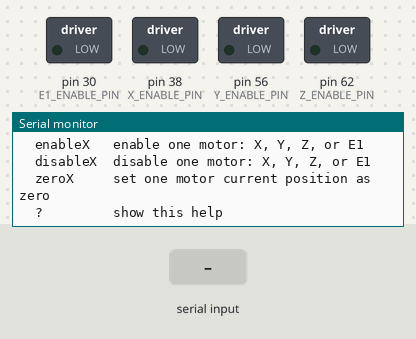
A sketch run on a simulated Arduino Mega 2560, built with avr-gcc and run on an emulated ATmega2560. Shown: switched loads named in the sketch (green lamp = pin HIGH), the last lines printed to the serial monitor. The test bench sets the inputs (shaded band).

Above: at 1.2 s.
1.3 s: "E1\n" received over Serial
At 2.3 s:
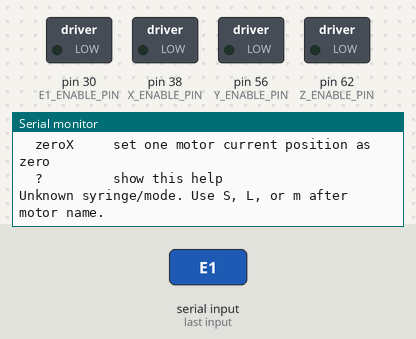
2.8 s: "enable\n" received over Serial
At 3.5 s:
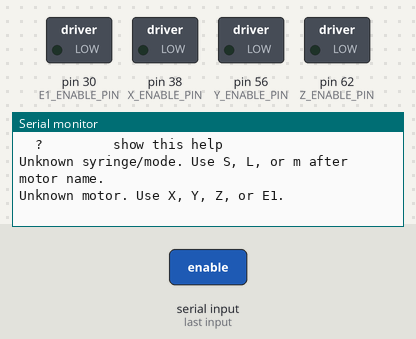
4.3 s: "90,45\n" received over Serial
At 5.6 s:
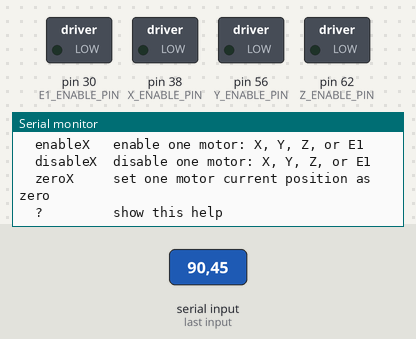

The sketch:

syringe_pump_ramps_controller.ino
```cpp
#include <AccelStepper.h>

// RAMPS 1.4 / 1.6 pins on Arduino Mega.
#define X_STEP_PIN    54
#define X_DIR_PIN     55
#define X_ENABLE_PIN  38

#define Y_STEP_PIN    60
#define Y_DIR_PIN     61
#define Y_ENABLE_PIN  56

#define Z_STEP_PIN    46
#define Z_DIR_PIN     48
#define Z_ENABLE_PIN  62

// E1 driver socket on RAMPS. E0 is not used here.
#define E1_STEP_PIN    36
#define E1_DIR_PIN     34
#define E1_ENABLE_PIN  30

AccelStepper xMotor(AccelStepper::DRIVER, X_STEP_PIN, X_DIR_PIN);
AccelStepper yMotor(AccelStepper::DRIVER, Y_STEP_PIN, Y_DIR_PIN);
AccelStepper zMotor(AccelStepper::DRIVER, Z_STEP_PIN, Z_DIR_PIN);
AccelStepper e1Motor(AccelStepper::DRIVER, E1_STEP_PIN, E1_DIR_PIN);

// ===== Mechanical settings =====
// Common 1.8 degree stepper motor: 200 full steps per revolution.
const float MOTOR_STEPS_PER_REV = 200.0;

// You said only MS2 jumper is installed.
// For TMC2208 modules in standalone mode, actual microstep behavior can vary
// by module wiring/configuration. Start with 16 and calibrate if distance is off.
const float MICROSTEPS = 16.0;

// Leadscrew travel per revolution, in mm.
// Example: T8 lead screw is often 8 mm/rev; M8 threaded rod is often about 1.25 mm/rev.
const float LEADSCREW_MM_PER_REV = 8.0;

const float STEPS_PER_MM =
  (MOTOR_STEPS_PER_REV * MICROSTEPS) / LEADSCREW_MM_PER_REV;

// Motion settings.
const float DEFAULT_MAX_SPEED_MM_S = 5.0;
const float DEFAULT_ACCEL_MM_S2 = 20.0;

// ===== Syringe calibration =====
// Small syringe: 43 mm travel pushes about 2 ml.
// Large syringe: 89 mm travel pushes about 10 ml.
const float SMALL_MM_PER_ML = 43.0 / 2.0;
const float LARGE_MM_PER_ML = 89.0 / 10.0;

struct MotorPort {
  const char *name;
  const char *commandPrefix;
  byte enablePin;
  AccelStepper *stepper;
};

MotorPort motors[] = {
  {"X", "X", X_ENABLE_PIN, &xMotor},
  {"Y", "Y", Y_ENABLE_PIN, &yMotor},
  {"Z", "Z", Z_ENABLE_PIN, &zMotor},
  {"E1", "E1", E1_ENABLE_PIN, &e1Motor},
};

const int MOTOR_COUNT = sizeof(motors) / sizeof(motors[0]);

void enableMotor(MotorPort *motor) {
  digitalWrite(motor->enablePin, LOW);   // RAMPS drivers are usually enabled by LOW.
}

void disableMotor(MotorPort *motor) {
  digitalWrite(motor->enablePin, HIGH);
}

void enableAllMotors() {
  for (int i = 0; i < MOTOR_COUNT; i++) {
    enableMotor(&motors[i]);
  }
}

void configureMotor(AccelStepper &motor) {
  motor.setMaxSpeed(DEFAULT_MAX_SPEED_MM_S * STEPS_PER_MM);
  motor.setAcceleration(DEFAULT_ACCEL_MM_S2 * STEPS_PER_MM);
  motor.setCurrentPosition(0);
}

MotorPort *findMotorByCommand(String &cmd, int &prefixLength) {
  if (cmd.startsWith("E1")) {
    prefixLength = 2;
    return &motors[3];
  }

  char motorCode = cmd.charAt(0);
  for (int i = 0; i < MOTOR_COUNT; i++) {
    if (motors[i].commandPrefix[0] == motorCode && motors[i].commandPrefix[1] == '\0') {
      prefixLength = 1;
      return &motors[i];
    }
  }

  prefixLength = 0;
  return NULL;
}

void moveMM(MotorPort *motor, float mm) {
  long steps = lround(mm * STEPS_PER_MM);
  motor->stepper->move(steps);
}

void moveML(MotorPort *motor, float ml, float mmPerML) {
  moveMM(motor, ml * mmPerML);
}

void printMoveML(MotorPort *motor, const char *syringeName, float ml, float mmPerML) {
  Serial.print(motor->name);
  Serial.print(" ");
  Serial.print(syringeName);
  Serial.print(" syringe move ");
  Serial.print(ml);
  Serial.print(" ml, travel ");
  Serial.print(ml * mmPerML);
  Serial.println(" mm");
}

void printHelp() {
  Serial.println();
  Serial.println("Syringe pump controller on RAMPS X/Y/Z/E1");
  Serial.println("Commands:");
  Serial.println("  XS2       X motor, small syringe, forward 2 ml");
  Serial.println("  YS-0.5    Y motor, small syringe, backward 0.5 ml");
  Serial.println("  ZL10      Z motor, large syringe, forward 10 ml");
  Serial.println("  E1L-1     E1 motor, large syringe, backward 1 ml");
  Serial.println("  Xm10      X motor calibration/debug: move forward 10 mm");
  Serial.println("  E1m-5     E1 motor calibration/debug: move backward 5 mm");
  Serial.println("  s2.5      set max speed for all motors to 2.5 mm/s");
  Serial.println("  a10       set acceleration for all motors to 10 mm/s^2");
  Serial.println("  enableX   enable one motor: X, Y, Z, or E1");
  Serial.println("  disableX  disable one motor: X, Y, Z, or E1");
  Serial.println("  zeroX     set one motor current position as zero");
  Serial.println("  ?         show this help");
  Serial.println();
}

void setAllMaxSpeed(float speedMMPerS) {
  for (int i = 0; i < MOTOR_COUNT; i++) {
    motors[i].stepper->setMaxSpeed(speedMMPerS * STEPS_PER_MM);
  }
}

void setAllAcceleration(float accelMMPerS2) {
  for (int i = 0; i < MOTOR_COUNT; i++) {
    motors[i].stepper->setAcceleration(accelMMPerS2 * STEPS_PER_MM);
  }
}

bool handleMotorUtilityCommand(String cmd, const char *prefix) {
  if (!cmd.startsWith(prefix)) {
    return false;
  }

  String motorText = cmd.substring(strlen(prefix));
  int prefixLength = 0;
  MotorPort *motor = findMotorByCommand(motorText, prefixLength);
  if (motor == NULL || prefixLength != motorText.length()) {
    Serial.println("Unknown motor. Use X, Y, Z, or E1.");
    return true;
  }

  if (strcmp(prefix, "enable") == 0) {
    enableMotor(motor);
    Serial.print(motor->name);
    Serial.println(" enabled.");
  } else if (strcmp(prefix, "disable") == 0) {
    disableMotor(motor);
    Serial.print(motor->name);
    Serial.println(" disabled.");
  } else if (strcmp(prefix, "zero") == 0) {
    motor->stepper->setCurrentPosition(0);
    Serial.print(motor->name);
    Serial.println(" zeroed.");
  }

  return true;
}

void setup() {
  Serial.begin(115200);

  for (int i = 0; i < MOTOR_COUNT; i++) {
    pinMode(motors[i].enablePin, OUTPUT);
    configureMotor(*motors[i].stepper);
  }

  enableAllMotors();
  printHelp();
}

void loop() {
  for (int i = 0; i < MOTOR_COUNT; i++) {
    motors[i].stepper->run();
  }

  if (!Serial.available()) {
    return;
  }

  String cmd = Serial.readStringUntil('\n');
  cmd.trim();

  if (cmd.length() == 0) {
    return;
  }

  if (handleMotorUtilityCommand(cmd, "enable")) {
    return;
  }
  if (handleMotorUtilityCommand(cmd, "disable")) {
    return;
  }
  if (handleMotorUtilityCommand(cmd, "zero")) {
    return;
  }

  char command = cmd.charAt(0);
  float value = cmd.substring(1).toFloat();

  if (command == 's') {
    if (value > 0) {
      setAllMaxSpeed(value);
      Serial.print("Max speed set to ");
      Serial.print(value);
      Serial.println(" mm/s for all motors.");
    } else {
      Serial.println("Speed must be greater than 0.");
    }
    return;
  }

  if (command == 'a') {
    if (value > 0) {
      setAllAcceleration(value);
      Serial.print("Acceleration set to ");
      Serial.print(value);
      Serial.println(" mm/s^2 for all motors.");
    } else {
      Serial.println("Acceleration must be greater than 0.");
    }
    return;
  }

  if (command == '?') {
    printHelp();
    return;
  }

  int motorPrefixLength = 0;
  MotorPort *motor = findMotorByCommand(cmd, motorPrefixLength);
  if (motor == NULL) {
    Serial.println("Unknown command. Use X, Y, Z, or E1 before syringe command.");
    printHelp();
    return;
  }

  String payload = cmd.substring(motorPrefixLength);
  char syringeOrMode = payload.charAt(0);
  float mlOrMM = payload.substring(1).toFloat();

  enableMotor(motor);

  if (syringeOrMode == 'S') {
    moveML(motor, mlOrMM, SMALL_MM_PER_ML);
    printMoveML(motor, "Small", mlOrMM, SMALL_MM_PER_ML);
  } else if (syringeOrMode == 'L') {
    moveML(motor, mlOrMM, LARGE_MM_PER_ML);
    printMoveML(motor, "Large", mlOrMM, LARGE_MM_PER_ML);
  } else if (syringeOrMode == 'm') {
    moveMM(motor, mlOrMM);
    Serial.print(motor->name);
    Serial.print(" move ");
    Serial.print(mlOrMM);
    Serial.println(" mm");
  } else {
    Serial.println("Unknown syringe/mode. Use S, L, or m after motor name.");
  }
}
```

Measured:
- after the input at 1.3 s, the serial monitor: prints a new line at once (image 1)
- after the input at 2.8 s, the serial monitor: prints a new line at once (image 2)
- after the input at 4.3 s, the serial monitor: prints a new line at once (image 3)
